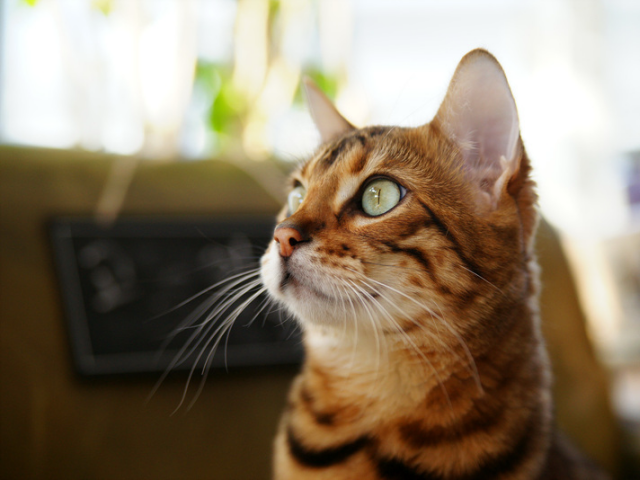
#> input picture openCV_04/cat.bmp, 640 x 480 px
$ python 5_Histogram1.py
#> lines starting #> are read from the running program, lines starting #| are printed output that depends on the picture
import sys

import cv2
import matplotlib.pyplot as plt

src = cv2.imread('cat.bmp', cv2.IMREAD_GRAYSCALE)
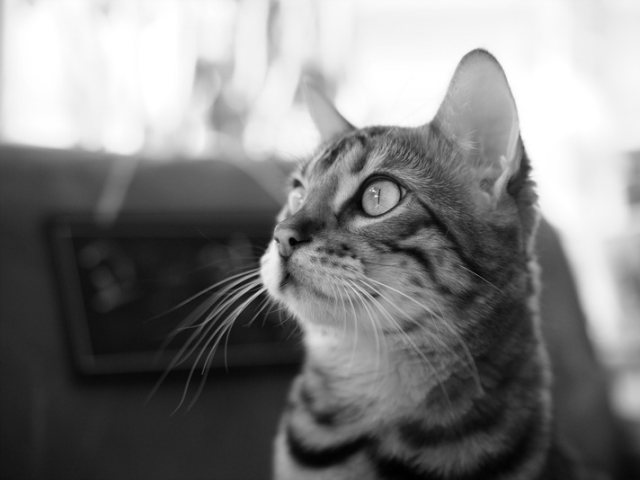
#> src: shape (480, 640); min 0, max 255, mean 127.8

if src is None:
    print('영상을 불러올 수 없습니다.')
    sys.exit()

hist = cv2.calcHist([src], [0], None, [256], [0, 256])
#> hist = 256 values, max 11264 at index 255, min 24 at index 0, mean 1200

cv2.imshow('src', src)
cv2.waitKey(1)
plt.plot(hist)
plt.show()
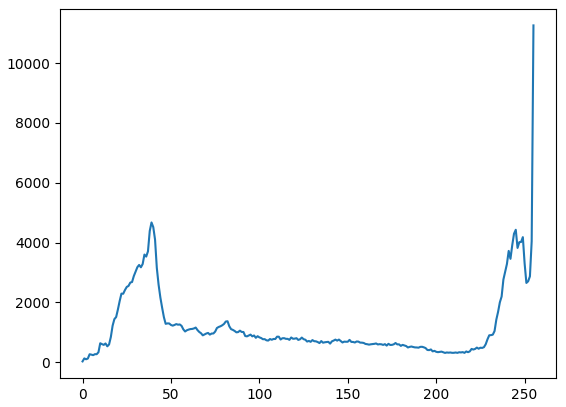
#> figure drawn by matplotlib, 1 panel; curve peaks at x = 255, y = 11264

src = cv2.imread('cat.bmp')
#> src is the input picture: shape (480, 640, 3); mean B, G, R 104.5, 125.6, 140.8

if src is None:
    print('영상을 불러올 수 없습니다.')
    sys.exit()

colors = ['b', 'g', 'r']
bgr_planes = cv2.split(src)

# print(bgr_planes)

for (p, c) in zip(bgr_planes, colors):
    hist = cv2.calcHist([p], [0], None, [256], [0, 256])
    plt.plot(hist, color=c)
#> this loop made 3 passes
#> c on passes 1 to 3: 'b', 'g', 'r'

cv2.imshow('src', src)
cv2.waitKey(1)
plt.plot(hist)
plt.show()
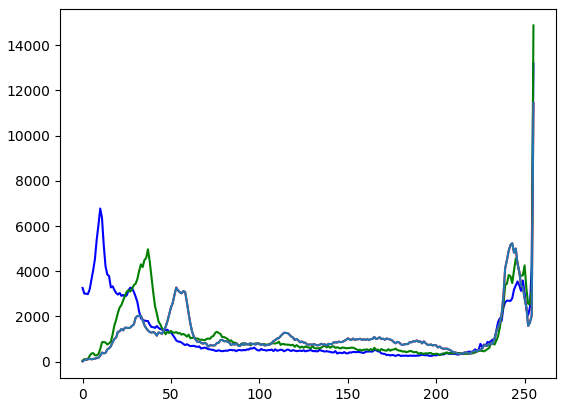
#> figure drawn by matplotlib, 1 panel; curve peaks at x = 255, y = 13179; curve peaks at x = 255, y = 14868; curve peaks at x = 255, y = 11435

cv2.destroyAllWindows()
